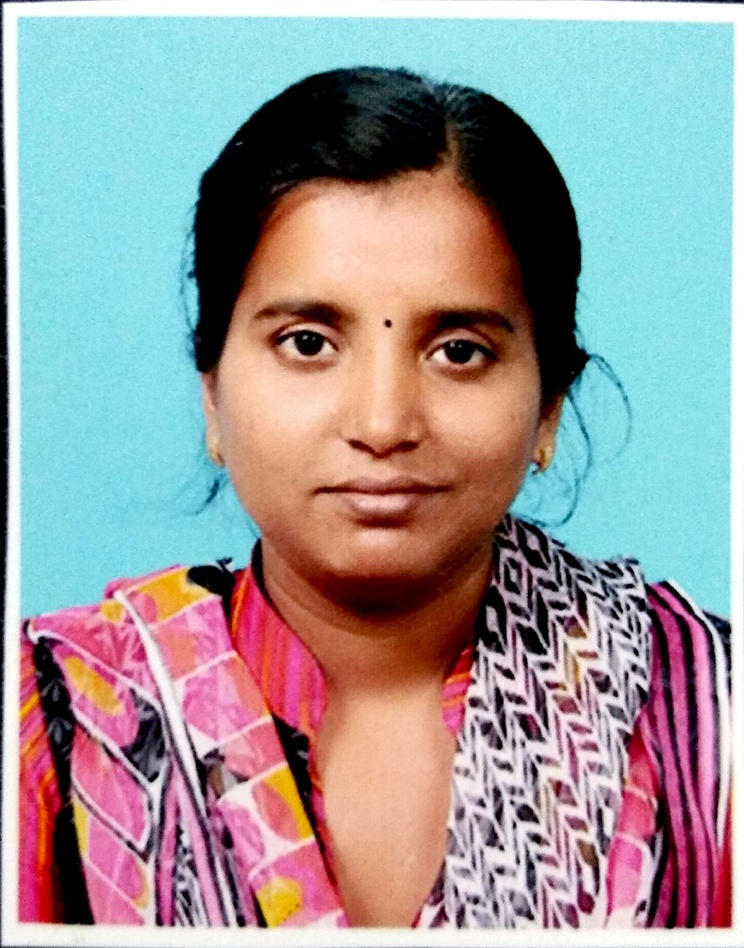
#> input picture machine_learning_examples_incomplete-master/Nithya.jpg, 744 x 948 px, shrunk from 1600 x 2040 before the run
$ python 21_sift_surf.py   (older library calls are emulated)
#> lines starting #> are read from the running program, lines starting #| are printed output that depends on the picture
import mahotas as mh
from mahotas.features import surf
image = mh.imread('./Nithya.jpg', as_grey=True)
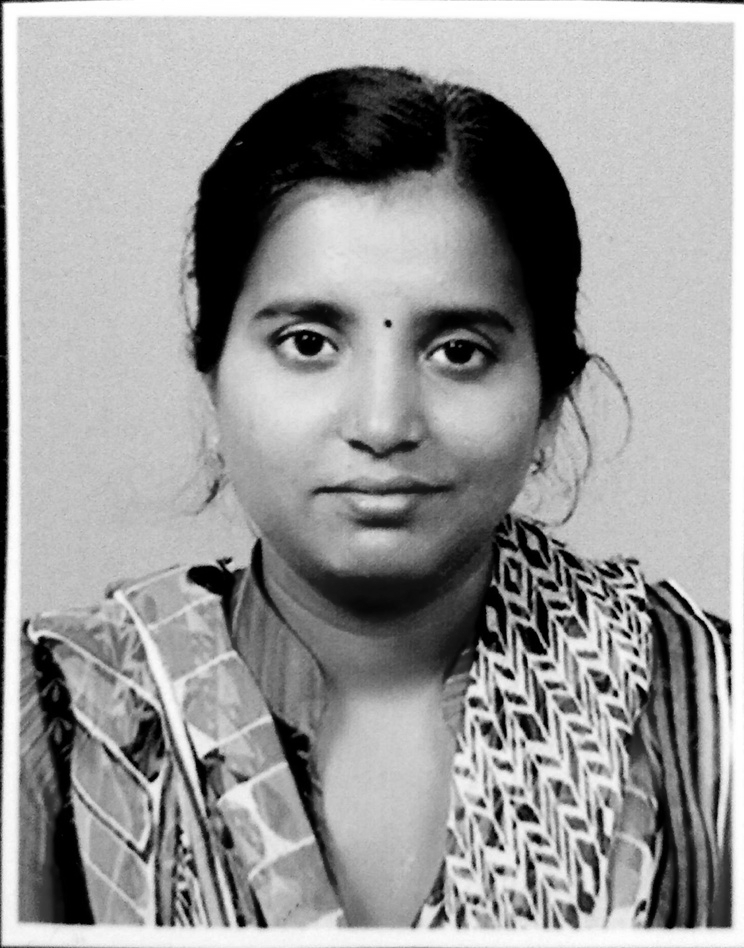
#> image: shape (948, 744) float32; min 0, max 255, mean 153.6
print ('The first SURF descriptor:\n', surf.surf(image)[0])
#> (this line was passed over: mahotas is not available in this run)
print ('Extracted %s SURF descriptors' % len(surf.surf(image)))
#> (this line was passed over: mahotas is not available in this run)
